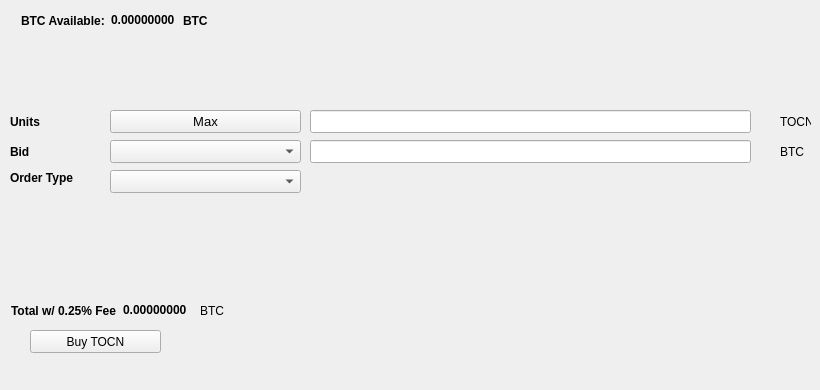
   <widget class="QWidget" name="BuyTab">
    <attribute name="title">
     <string>Buy</string>
    </attribute>
    <widget class="QPushButton" name="BuyXBZ">
     <property name="geometry">
      <rect>
       <x>30</x>
       <y>330</y>
       <width>131</width>
       <height>23</height>
      </rect>
     </property>
     <property name="text">
      <string>Buy TOCN</string>
     </property>
     <property name="icon">
      <iconset resource="../tourium.qrc">
       <normaloff>:/icons/bitcoin</normaloff>:/icons/bitcoin</iconset>
     </property>
    </widget>
    <widget class="QLabel" name="label_3">
     <property name="geometry">
      <rect>
       <x>10</x>
       <y>110</y>
       <width>46</width>
       <height>23</height>
      </rect>
     </property>
     <property name="font">
      <font>
       <weight>75</weight>
       <bold>true</bold>
      </font>
     </property>
     <property name="text">
      <string>Units</string>
     </property>
    </widget>
    <widget class="QLineEdit" name="UnitsInput">
     <property name="geometry">
      <rect>
       <x>310</x>
       <y>110</y>
       <width>441</width>
       <height>23</height>
      </rect>
     </property>
     <property name="font">
      <font>
       <pointsize>9</pointsize>
       <weight>75</weight>
       <bold>true</bold>
      </font>
     </property>
    </widget>
    <widget class="QLineEdit" name="BuyBidPriceEdit">
     <property name="geometry">
      <rect>
       <x>310</x>
       <y>140</y>
       <width>441</width>
       <height>23</height>
      </rect>
     </property>
     <property name="font">
      <font>
       <pointsize>9</pointsize>
       <weight>75</weight>
       <bold>true</bold>
      </font>
     </property>
    </widget>
    <widget class="QLabel" name="label_4">
     <property name="geometry">
      <rect>
       <x>780</x>
       <y>110</y>
       <width>31</width>
       <height>23</height>
      </rect>
     </property>
     <property name="text">
      <string>TOCN</string>
     </property>
    </widget>
    <widget class="QLabel" name="label_5">
     <property name="geometry">
      <rect>
       <x>780</x>
       <y>140</y>
       <width>31</width>
       <height>23</height>
      </rect>
     </property>
     <property name="text">
      <string>BTC</string>
     </property>
    </widget>
    <widget class="QLabel" name="label_6">
     <property name="geometry">
      <rect>
       <x>10</x>
       <y>140</y>
       <width>46</width>
       <height>23</height>
      </rect>
     </property>
     <property name="font">
      <font>
       <weight>75</weight>
       <bold>true</bold>
      </font>
     </property>
     <property name="text">
      <string>Bid</string>
     </property>
    </widget>
    <widget class="QLabel" name="label_7">
     <property name="geometry">
      <rect>
       <x>10</x>
       <y>170</y>
       <width>91</width>
       <height>16</height>
      </rect>
     </property>
     <property name="font">
      <font>
       <weight>75</weight>
       <bold>true</bold>
      </font>
     </property>
     <property name="text">
      <string>Order Type</string>
     </property>
    </widget>
    <widget class="QPushButton" name="Buy_Max_Amount">
     <property name="geometry">
      <rect>
       <x>110</x>
       <y>110</y>
       <width>191</width>
       <height>23</height>
      </rect>
     </property>
     <property name="font">
      <font>
       <pointsize>10</pointsize>
      </font>
     </property>
     <property name="text">
      <string>Max</string>
     </property>
    </widget>
    <widget class="QComboBox" name="BuyBidcomboBox">
     <property name="geometry">
      <rect>
       <x>110</x>
       <y>140</y>
       <width>191</width>
       <height>23</height>
      </rect>
     </property>
     <property name="font">
      <font>
       <pointsize>10</pointsize>
      </font>
     </property>
    </widget>
    <widget class="QComboBox" name="buyOrdertypeCombo">
     <property name="geometry">
      <rect>
       <x>110</x>
       <y>170</y>
       <width>191</width>
       <height>23</height>
      </rect>
     </property>
     <property name="font">
      <font>
       <pointsize>10</pointsize>
      </font>
     </property>
    </widget>
    <widget class="QWidget" name="layoutWidget1">
     <property name="geometry">
      <rect>
       <x>21</x>
       <y>11</y>
       <width>227</width>
       <height>19</height>
      </rect>
     </property>
     <layout class="QHBoxLayout" name="horizontalLayout_3">
      <item>
       <widget class="QLabel" name="label232">
        <property name="font">
         <font>
          <weight>75</weight>
          <bold>true</bold>
         </font>
        </property>
        <property name="text">
         <string>BTC Available:</string>
        </property>
       </widget>
      </item>
      <item>
       <widget class="QLabel" name="BtcAvailableLbl">
        <property name="palette">
         <palette>
          <active>
           <colorrole role="WindowText">
            <brush brushstyle="SolidPattern">
             <color alpha="255">
              <red>0</red>
              <green>0</green>
              <blue>0</blue>
             </color>
            </brush>
           </colorrole>
           <colorrole role="Button">
            <brush brushstyle="SolidPattern">
             <color alpha="255">
              <red>0</red>
              <green>170</green>
              <blue>0</blue>
             </color>
            </brush>
           </colorrole>
           <colorrole role="Light">
            <brush brushstyle="SolidPattern">
             <color alpha="255">
              <red>0</red>
              <green>255</green>
              <blue>0</blue>
             </color>
            </brush>
           </colorrole>
           <colorrole role="Midlight">
            <brush brushstyle="SolidPattern">
             <color alpha="255">
              <red>0</red>
              <green>212</green>
              <blue>0</blue>
             </color>
            </brush>
           </colorrole>
           <colorrole role="Dark">
            <brush brushstyle="SolidPattern">
             <color alpha="255">
              <red>0</red>
              <green>85</green>
              <blue>0</blue>
             </color>
            </brush>
           </colorrole>
           <colorrole role="Mid">
            <brush brushstyle="SolidPattern">
             <color alpha="255">
              <red>0</red>
              <green>113</green>
              <blue>0</blue>
             </color>
            </brush>
           </colorrole>
           <colorrole role="Text">
            <brush brushstyle="SolidPattern">
             <color alpha="255">
              <red>0</red>
              <green>170</green>
              <blue>0</blue>
             </color>
            </brush>
           </colorrole>
           <colorrole role="BrightText">
            <brush brushstyle="SolidPattern">
             <color alpha="255">
              <red>255</red>
              <green>255</green>
              <blue>255</blue>
             </color>
            </brush>
           </colorrole>
           <colorrole role="ButtonText">
            <brush brushstyle="SolidPattern">
             <color alpha="255">
              <red>0</red>
              <green>0</green>
              <blue>0</blue>
             </color>
            </brush>
           </colorrole>
           <colorrole role="Base">
            <brush brushstyle="SolidPattern">
             <color alpha="255">
              <red>255</red>
              <green>255</green>
              <blue>255</blue>
             </color>
            </brush>
           </colorrole>
           <colorrole role="Window">
            <brush brushstyle="SolidPattern">
             <color alpha="255">
              <red>0</red>
              <green>170</green>
              <blue>0</blue>
             </color>
            </brush>
           </colorrole>
           <colorrole role="Shadow">
            <brush brushstyle="SolidPattern">
             <color alpha="255">
              <red>0</red>
              <green>0</green>
              <blue>0</blue>
             </color>
            </brush>
           </colorrole>
           <colorrole role="AlternateBase">
            <brush brushstyle="SolidPattern">
             <color alpha="255">
              <red>127</red>
              <green>212</green>
              <blue>127</blue>
             </color>
            </brush>
           </colorrole>
           <colorrole role="ToolTipBase">
            <brush brushstyle="SolidPattern">
             <color alpha="255">
              <red>255</red>
              <green>255</green>
              <blue>220</blue>
             </color>
            </brush>
           </colorrole>
           <colorrole role="ToolTipText">
            <brush brushstyle="SolidPattern">
             <color alpha="255">
              <red>0</red>
              <green>0</green>
              <blue>0</blue>
             </color>
            </brush>
           </colorrole>
          </active>
          <inactive>
           <colorrole role="WindowText">
            <brush brushstyle="SolidPattern">
             <color alpha="255">
              <red>0</red>
              <green>0</green>
              <blue>0</blue>
             </color>
            </brush>
           </colorrole>
           <colorrole role="Button">
            <brush brushstyle="SolidPattern">
             <color alpha="255">
              <red>0</red>
              <green>170</green>
              <blue>0</blue>
             </color>
            </brush>
           </colorrole>
           <colorrole role="Light">
            <brush brushstyle="SolidPattern">
             <color alpha="255">
              <red>0</red>
              <green>255</green>
              <blue>0</blue>
             </color>
            </brush>
           </colorrole>
           <colorrole role="Midlight">
            <brush brushstyle="SolidPattern">
             <color alpha="255">
              <red>0</red>
              <green>212</green>
              <blue>0</blue>
             </color>
            </brush>
           </colorrole>
           <colorrole role="Dark">
            <brush brushstyle="SolidPattern">
             <color alpha="255">
              <red>0</red>
              <green>85</green>
              <blue>0</blue>
             </color>
            </brush>
           </colorrole>
           <colorrole role="Mid">
            <brush brushstyle="SolidPattern">
             <color alpha="255">
              <red>0</red>
              <green>113</green>
              <blue>0</blue>
             </color>
            </brush>
           </colorrole>
           <colorrole role="Text">
            <brush brushstyle="SolidPattern">
             <color alpha="255">
              <red>0</red>
              <green>170</green>
              <blue>0</blue>
             </color>
            </brush>
           </colorrole>
           <colorrole role="BrightText">
            <brush brushstyle="SolidPattern">
             <color alpha="255">
              <red>255</red>
              <green>255</green>
              <blue>255</blue>
             </color>
            </brush>
           </colorrole>
           <colorrole role="ButtonText">
            <brush brushstyle="SolidPattern">
             <color alpha="255">
              <red>0</red>
              <green>0</green>
              <blue>0</blue>
             </color>
            </brush>
           </colorrole>
           <colorrole role="Base">
            <brush brushstyle="SolidPattern">
             <color alpha="255">
              <red>255</red>
              <green>255</green>
              <blue>255</blue>
             </color>
            </brush>
           </colorrole>
           <colorrole role="Window">
            <brush brushstyle="SolidPattern">
             <color alpha="255">
              <red>0</red>
              <green>170</green>
              <blue>0</blue>
             </color>
            </brush>
           </colorrole>
           <colorrole role="Shadow">
            <brush brushstyle="SolidPattern">
             <color alpha="255">
              <red>0</red>
              <green>0</green>
              <blue>0</blue>
             </color>
            </brush>
           </colorrole>
           <colorrole role="AlternateBase">
            <brush brushstyle="SolidPattern">
             <color alpha="255">
              <red>127</red>
              <green>212</green>
              <blue>127</blue>
             </color>
            </brush>
           </colorrole>
           <colorrole role="ToolTipBase">
            <brush brushstyle="SolidPattern">
             <color alpha="255">
              <red>255</red>
              <green>255</green>
              <blue>220</blue>
             </color>
            </brush>
           </colorrole>
           <colorrole role="ToolTipText">
            <brush brushstyle="SolidPattern">
             <color alpha="255">
              <red>0</red>
              <green>0</green>
              <blue>0</blue>
             </color>
            </brush>
           </colorrole>
          </inactive>
          <disabled>
           <colorrole role="WindowText">
            <brush brushstyle="SolidPattern">
             <color alpha="255">
              <red>0</red>
              <green>85</green>
              <blue>0</blue>
             </color>
            </brush>
           </colorrole>
           <colorrole role="Button">
            <brush brushstyle="SolidPattern">
             <color alpha="255">
              <red>0</red>
              <green>170</green>
              <blue>0</blue>
             </color>
            </brush>
           </colorrole>
           <colorrole role="Light">
            <brush brushstyle="SolidPattern">
             <color alpha="255">
              <red>0</red>
              <green>255</green>
              <blue>0</blue>
             </color>
            </brush>
           </colorrole>
           <colorrole role="Midlight">
            <brush brushstyle="SolidPattern">
             <color alpha="255">
              <red>0</red>
              <green>212</green>
              <blue>0</blue>
             </color>
            </brush>
           </colorrole>
           <colorrole role="Dark">
            <brush brushstyle="SolidPattern">
             <color alpha="255">
              <red>0</red>
              <green>85</green>
              <blue>0</blue>
             </color>
            </brush>
           </colorrole>
           <colorrole role="Mid">
            <brush brushstyle="SolidPattern">
             <color alpha="255">
              <red>0</red>
              <green>113</green>
              <blue>0</blue>
             </color>
            </brush>
           </colorrole>
           <colorrole role="Text">
            <brush brushstyle="SolidPattern">
             <color alpha="255">
              <red>0</red>
              <green>85</green>
              <blue>0</blue>
             </color>
            </brush>
           </colorrole>
           <colorrole role="BrightText">
            <brush brushstyle="SolidPattern">
             <color alpha="255">
              <red>255</red>
              <green>255</green>
              <blue>255</blue>
             </color>
            </brush>
           </colorrole>
           <colorrole role="ButtonText">
            <brush brushstyle="SolidPattern">
             <color alpha="255">
              <red>0</red>
              <green>85</green>
              <blue>0</blue>
             </color>
            </brush>
           </colorrole>
           <colorrole role="Base">
            <brush brushstyle="SolidPattern">
             <color alpha="255">
              <red>0</red>
              <green>170</green>
              <blue>0</blue>
             </color>
            </brush>
           </colorrole>
           <colorrole role="Window">
            <brush brushstyle="SolidPattern">
             <color alpha="255">
              <red>0</red>
              <green>170</green>
              <blue>0</blue>
             </color>
            </brush>
           </colorrole>
           <colorrole role="Shadow">
            <brush brushstyle="SolidPattern">
             <color alpha="255">
              <red>0</red>
              <green>0</green>
              <blue>0</blue>
             </color>
            </brush>
           </colorrole>
           <colorrole role="AlternateBase">
            <brush brushstyle="SolidPattern">
             <color alpha="255">
              <red>0</red>
              <green>170</green>
              <blue>0</blue>
             </color>
            </brush>
           </colorrole>
           <colorrole role="ToolTipBase">
            <brush brushstyle="SolidPattern">
             <color alpha="255">
              <red>255</red>
              <green>255</green>
              <blue>220</blue>
             </color>
            </brush>
           </colorrole>
           <colorrole role="ToolTipText">
            <brush brushstyle="SolidPattern">
             <color alpha="255">
              <red>0</red>
              <green>0</green>
              <blue>0</blue>
             </color>
            </brush>
           </colorrole>
          </disabled>
         </palette>
        </property>
        <property name="font">
         <font>
          <weight>75</weight>
          <bold>true</bold>
         </font>
        </property>
        <property name="text">
         <string>0.00000000</string>
        </property>
        <property name="textInteractionFlags">
         <set>Qt::LinksAccessibleByMouse|Qt::TextSelectableByKeyboard|Qt::TextSelectableByMouse</set>
        </property>
       </widget>
      </item>
      <item>
       <widget class="QLabel" name="BtcAvailableLbl_2">
        <property name="font">
         <font>
          <weight>75</weight>
          <bold>true</bold>
         </font>
        </property>
        <property name="text">
         <string>BTC</string>
        </property>
       </widget>
      </item>
     </layout>
    </widget>
    <widget class="QWidget" name="layoutWidge2">
     <property name="geometry">
      <rect>
       <x>11</x>
       <y>301</y>
       <width>259</width>
       <height>19</height>
      </rect>
     </property>
     <layout class="QHBoxLayout" name="horizontalLayout_4">
      <item>
       <widget class="QLabel" name="label_9">
        <property name="font">
         <font>
          <weight>75</weight>
          <bold>true</bold>
         </font>
        </property>
        <property name="text">
         <string>Total w/ 0.25% Fee</string>
        </property>
       </widget>
      </item>
      <item>
       <widget class="QLabel" name="BuyCostLabel">
        <property name="palette">
         <palette>
          <active>
           <colorrole role="WindowText">
            <brush brushstyle="SolidPattern">
             <color alpha="255">
              <red>0</red>
              <green>0</green>
              <blue>0</blue>
             </color>
            </brush>
           </colorrole>
           <colorrole role="Button">
            <brush brushstyle="SolidPattern">
             <color alpha="255">
              <red>0</red>
              <green>170</green>
              <blue>0</blue>
             </color>
            </brush>
           </colorrole>
           <colorrole role="Light">
            <brush brushstyle="SolidPattern">
             <color alpha="255">
              <red>0</red>
              <green>255</green>
              <blue>0</blue>
             </color>
            </brush>
           </colorrole>
           <colorrole role="Midlight">
            <brush brushstyle="SolidPattern">
             <color alpha="255">
              <red>0</red>
              <green>212</green>
              <blue>0</blue>
             </color>
            </brush>
           </colorrole>
           <colorrole role="Dark">
            <brush brushstyle="SolidPattern">
             <color alpha="255">
              <red>0</red>
              <green>85</green>
              <blue>0</blue>
             </color>
            </brush>
           </colorrole>
           <colorrole role="Mid">
            <brush brushstyle="SolidPattern">
             <color alpha="255">
              <red>0</red>
              <green>113</green>
              <blue>0</blue>
             </color>
            </brush>
           </colorrole>
           <colorrole role="Text">
            <brush brushstyle="SolidPattern">
             <color alpha="255">
              <red>0</red>
              <green>170</green>
              <blue>0</blue>
             </color>
            </brush>
           </colorrole>
           <colorrole role="BrightText">
            <brush brushstyle="SolidPattern">
             <color alpha="255">
              <red>255</red>
              <green>255</green>
              <blue>255</blue>
             </color>
            </brush>
           </colorrole>
           <colorrole role="ButtonText">
            <brush brushstyle="SolidPattern">
             <color alpha="255">
              <red>0</red>
              <green>0</green>
              <blue>0</blue>
             </color>
            </brush>
           </colorrole>
           <colorrole role="Base">
            <brush brushstyle="SolidPattern">
             <color alpha="255">
              <red>255</red>
              <green>255</green>
              <blue>255</blue>
             </color>
            </brush>
           </colorrole>
           <colorrole role="Window">
            <brush brushstyle="SolidPattern">
             <color alpha="255">
              <red>0</red>
              <green>170</green>
              <blue>0</blue>
             </color>
            </brush>
           </colorrole>
           <colorrole role="Shadow">
            <brush brushstyle="SolidPattern">
             <color alpha="255">
              <red>0</red>
              <green>0</green>
              <blue>0</blue>
             </color>
            </brush>
           </colorrole>
           <colorrole role="AlternateBase">
            <brush brushstyle="SolidPattern">
             <color alpha="255">
              <red>127</red>
              <green>212</green>
              <blue>127</blue>
             </color>
            </brush>
           </colorrole>
           <colorrole role="ToolTipBase">
            <brush brushstyle="SolidPattern">
             <color alpha="255">
              <red>255</red>
              <green>255</green>
              <blue>220</blue>
             </color>
            </brush>
           </colorrole>
           <colorrole role="ToolTipText">
            <brush brushstyle="SolidPattern">
             <color alpha="255">
              <red>0</red>
              <green>0</green>
              <blue>0</blue>
             </color>
            </brush>
           </colorrole>
          </active>
          <inactive>
           <colorrole role="WindowText">
            <brush brushstyle="SolidPattern">
             <color alpha="255">
              <red>0</red>
              <green>0</green>
              <blue>0</blue>
             </color>
            </brush>
           </colorrole>
           <colorrole role="Button">
            <brush brushstyle="SolidPattern">
             <color alpha="255">
              <red>0</red>
              <green>170</green>
              <blue>0</blue>
             </color>
            </brush>
           </colorrole>
           <colorrole role="Light">
            <brush brushstyle="SolidPattern">
             <color alpha="255">
              <red>0</red>
              <green>255</green>
              <blue>0</blue>
             </color>
            </brush>
           </colorrole>
           <colorrole role="Midlight">
            <brush brushstyle="SolidPattern">
             <color alpha="255">
              <red>0</red>
              <green>212</green>
              <blue>0</blue>
             </color>
            </brush>
           </colorrole>
           <colorrole role="Dark">
            <brush brushstyle="SolidPattern">
             <color alpha="255">
              <red>0</red>
              <green>85</green>
              <blue>0</blue>
             </color>
            </brush>
           </colorrole>
           <colorrole role="Mid">
            <brush brushstyle="SolidPattern">
             <color alpha="255">
              <red>0</red>
              <green>113</green>
              <blue>0</blue>
             </color>
            </brush>
           </colorrole>
           <colorrole role="Text">
            <brush brushstyle="SolidPattern">
             <color alpha="255">
              <red>0</red>
              <green>170</green>
              <blue>0</blue>
             </color>
            </brush>
           </colorrole>
           <colorrole role="BrightText">
            <brush brushstyle="SolidPattern">
             <color alpha="255">
              <red>255</red>
              <green>255</green>
              <blue>255</blue>
             </color>
            </brush>
           </colorrole>
           <colorrole role="ButtonText">
            <brush brushstyle="SolidPattern">
             <color alpha="255">
              <red>0</red>
              <green>0</green>
              <blue>0</blue>
             </color>
            </brush>
           </colorrole>
           <colorrole role="Base">
            <brush brushstyle="SolidPattern">
             <color alpha="255">
              <red>255</red>
              <green>255</green>
              <blue>255</blue>
             </color>
            </brush>
           </colorrole>
           <colorrole role="Window">
            <brush brushstyle="SolidPattern">
             <color alpha="255">
              <red>0</red>
              <green>170</green>
              <blue>0</blue>
             </color>
            </brush>
           </colorrole>
           <colorrole role="Shadow">
            <brush brushstyle="SolidPattern">
             <color alpha="255">
              <red>0</red>
              <green>0</green>
              <blue>0</blue>
             </color>
            </brush>
           </colorrole>
           <colorrole role="AlternateBase">
            <brush brushstyle="SolidPattern">
             <color alpha="255">
              <red>127</red>
              <green>212</green>
              <blue>127</blue>
             </color>
            </brush>
           </colorrole>
           <colorrole role="ToolTipBase">
            <brush brushstyle="SolidPattern">
             <color alpha="255">
              <red>255</red>
              <green>255</green>
              <blue>220</blue>
             </color>
            </brush>
           </colorrole>
           <colorrole role="ToolTipText">
            <brush brushstyle="SolidPattern">
             <color alpha="255">
              <red>0</red>
              <green>0</green>
              <blue>0</blue>
             </color>
            </brush>
           </colorrole>
          </inactive>
          <disabled>
           <colorrole role="WindowText">
            <brush brushstyle="SolidPattern">
             <color alpha="255">
              <red>0</red>
              <green>85</green>
              <blue>0</blue>
             </color>
            </brush>
           </colorrole>
           <colorrole role="Button">
            <brush brushstyle="SolidPattern">
             <color alpha="255">
              <red>0</red>
              <green>170</green>
              <blue>0</blue>
             </color>
            </brush>
           </colorrole>
           <colorrole role="Light">
            <brush brushstyle="SolidPattern">
             <color alpha="255">
              <red>0</red>
              <green>255</green>
              <blue>0</blue>
             </color>
            </brush>
           </colorrole>
           <colorrole role="Midlight">
            <brush brushstyle="SolidPattern">
             <color alpha="255">
              <red>0</red>
              <green>212</green>
              <blue>0</blue>
             </color>
            </brush>
           </colorrole>
           <colorrole role="Dark">
            <brush brushstyle="SolidPattern">
             <color alpha="255">
              <red>0</red>
              <green>85</green>
              <blue>0</blue>
             </color>
            </brush>
           </colorrole>
           <colorrole role="Mid">
            <brush brushstyle="SolidPattern">
             <color alpha="255">
              <red>0</red>
              <green>113</green>
              <blue>0</blue>
             </color>
            </brush>
           </colorrole>
           <colorrole role="Text">
            <brush brushstyle="SolidPattern">
             <color alpha="255">
              <red>0</red>
              <green>85</green>
              <blue>0</blue>
             </color>
            </brush>
           </colorrole>
           <colorrole role="BrightText">
            <brush brushstyle="SolidPattern">
             <color alpha="255">
              <red>255</red>
              <green>255</green>
              <blue>255</blue>
             </color>
            </brush>
           </colorrole>
           <colorrole role="ButtonText">
            <brush brushstyle="SolidPattern">
             <color alpha="255">
              <red>0</red>
              <green>85</green>
              <blue>0</blue>
             </color>
            </brush>
           </colorrole>
           <colorrole role="Base">
            <brush brushstyle="SolidPattern">
             <color alpha="255">
              <red>0</red>
              <green>170</green>
              <blue>0</blue>
             </color>
            </brush>
           </colorrole>
           <colorrole role="Window">
            <brush brushstyle="SolidPattern">
             <color alpha="255">
              <red>0</red>
              <green>170</green>
              <blue>0</blue>
             </color>
            </brush>
           </colorrole>
           <colorrole role="Shadow">
            <brush brushstyle="SolidPattern">
             <color alpha="255">
              <red>0</red>
              <green>0</green>
              <blue>0</blue>
             </color>
            </brush>
           </colorrole>
           <colorrole role="AlternateBase">
            <brush brushstyle="SolidPattern">
             <color alpha="255">
              <red>0</red>
              <green>170</green>
              <blue>0</blue>
             </color>
            </brush>
           </colorrole>
           <colorrole role="ToolTipBase">
            <brush brushstyle="SolidPattern">
             <color alpha="255">
              <red>255</red>
              <green>255</green>
              <blue>220</blue>
             </color>
            </brush>
           </colorrole>
           <colorrole role="ToolTipText">
            <brush brushstyle="SolidPattern">
             <color alpha="255">
              <red>0</red>
              <green>0</green>
              <blue>0</blue>
             </color>
            </brush>
           </colorrole>
          </disabled>
         </palette>
        </property>
        <property name="font">
         <font>
          <weight>75</weight>
          <bold>true</bold>
         </font>
        </property>
        <property name="autoFillBackground">
         <bool>false</bool>
        </property>
        <property name="text">
         <string>0.00000000</string>
        </property>
        <property name="textInteractionFlags">
         <set>Qt::LinksAccessibleByMouse|Qt::TextSelectableByMouse</set>
        </property>
       </widget>
      </item>
      <item>
       <widget class="QLabel" name="label_10">
        <property name="font">
         <font>
          <weight>50</weight>
          <bold>false</bold>
         </font>
        </property>
        <property name="text">
         <string>BTC</string>
        </property>
       </widget>
      </item>
     </layout>
    </widget>
    <widget class="QLabel" name="label_24">
     <property name="geometry">
      <rect>
       <x>460</x>
       <y>300</y>
       <width>281</width>
       <height>81</height>
      </rect>
     </property>
     <property name="text">
      <string/>
     </property>
     <property name="pixmap">
      <pixmap>:/images/bittrex</pixmap>
     </property>
    </widget>
   </widget>
